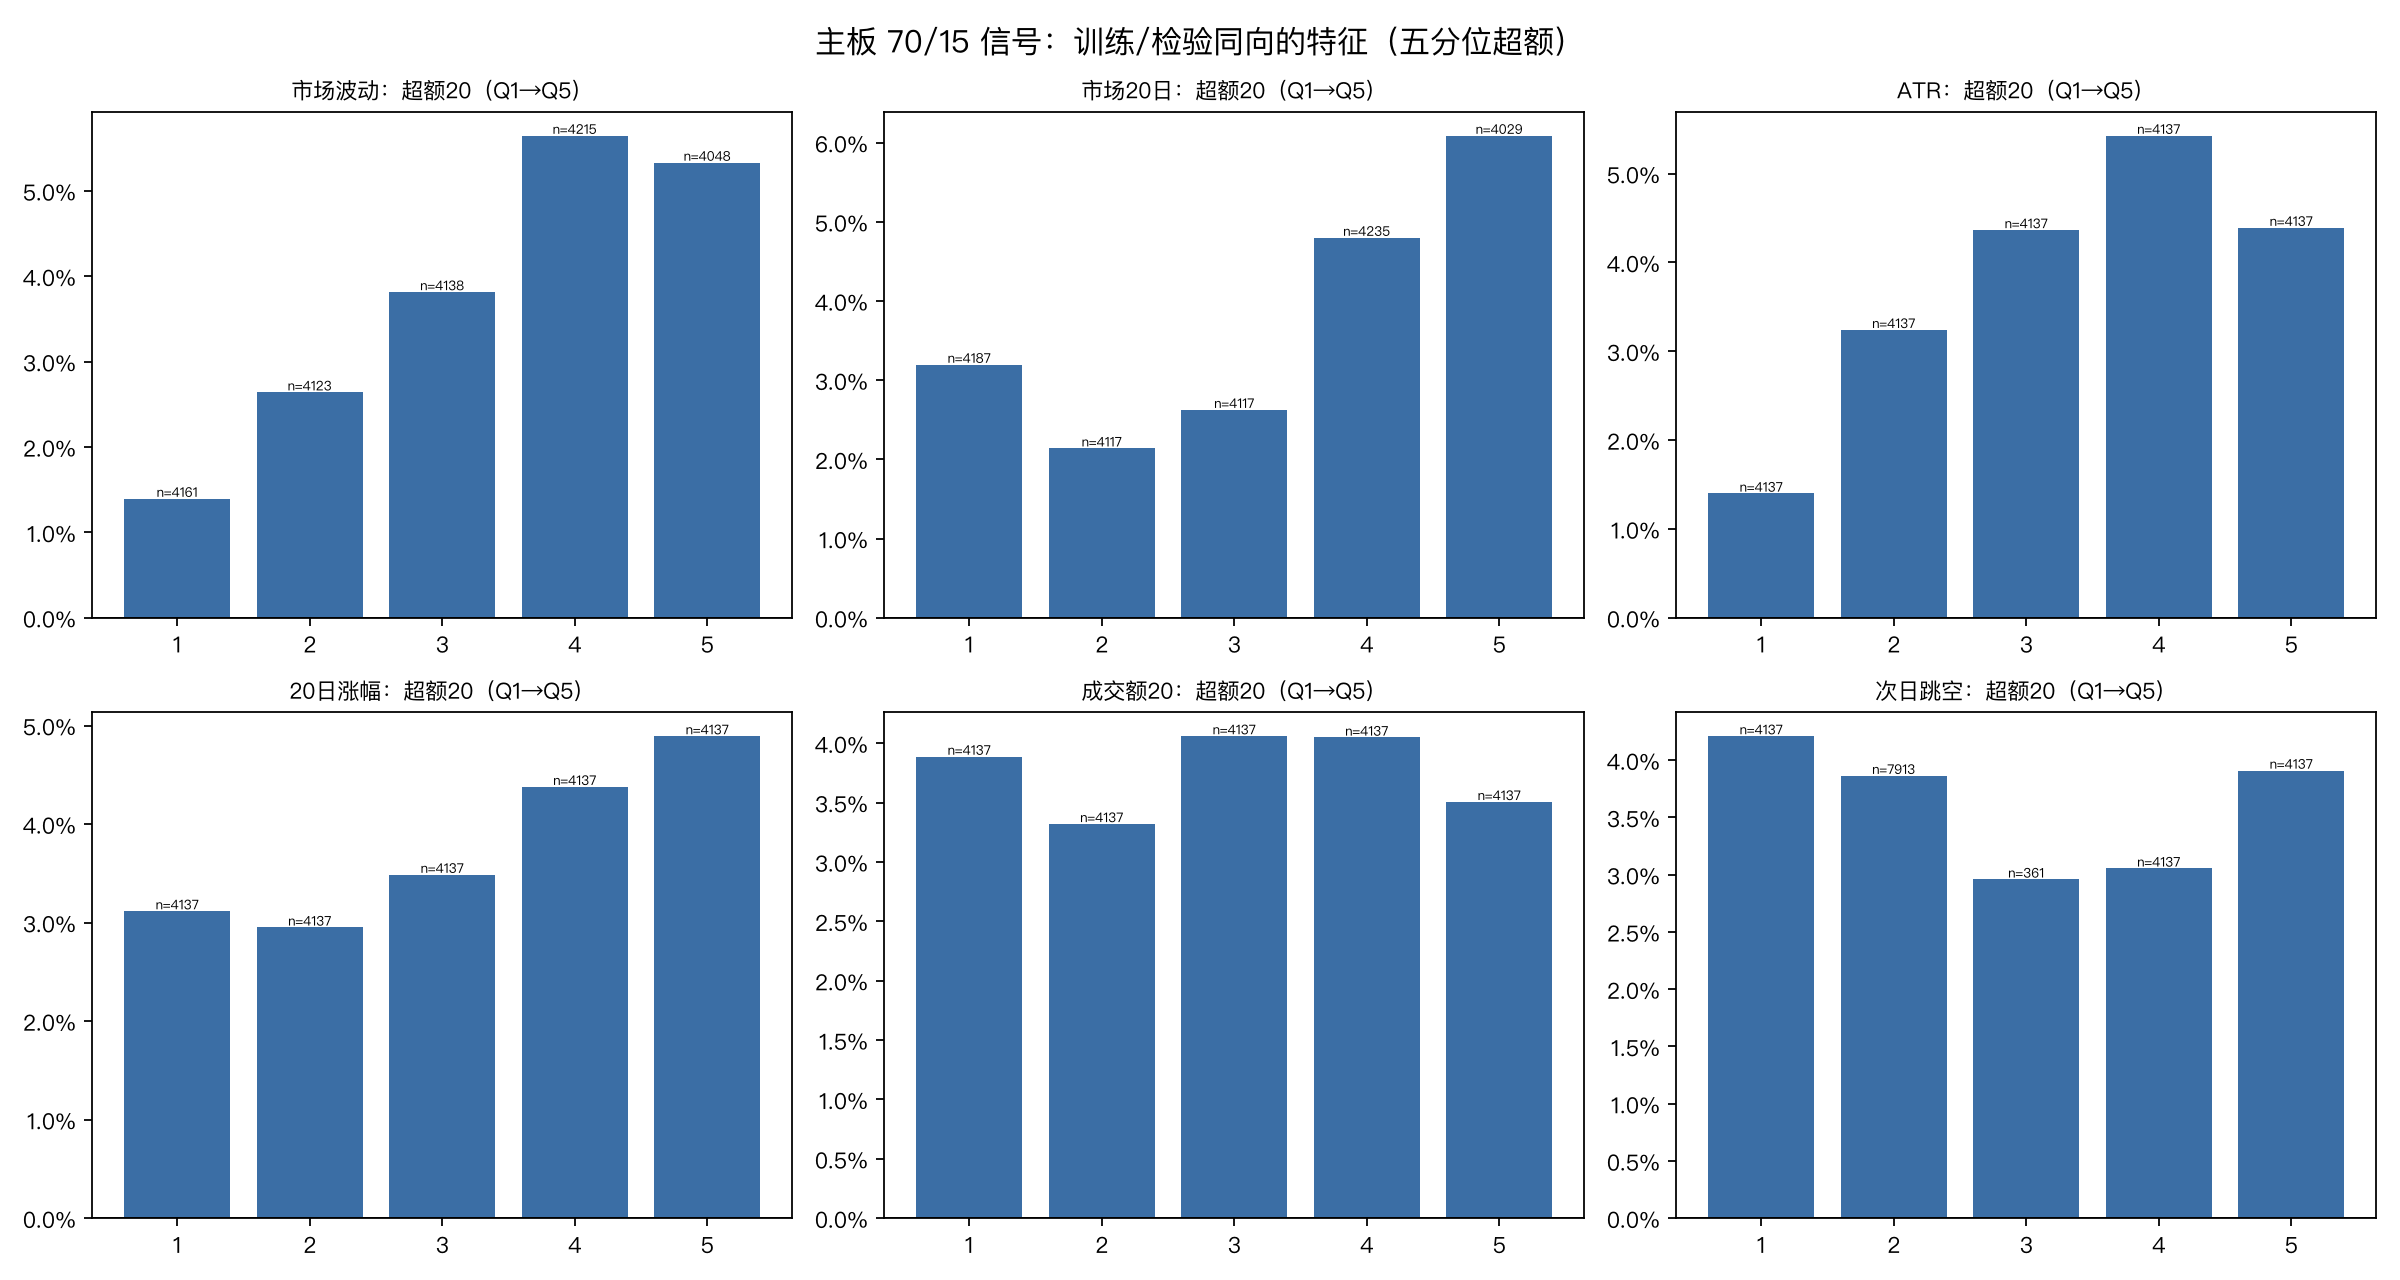

Generate this figure with Python:
# -*- coding: utf-8 -*-
"""主板专用：70/15 信号面的多角度诊断。

目的不是再讲一遍“全A怎么样”，而是回答：
1) 只做主板后，原 70/15 的信号在哪些特征上还有区分度？
2) 这些区分度在 2018-2021（训练）和 2022-2026（检验）是否同向？
3) 行业、市场宽度、个股路径有什么结构性差异？
4) 哪些维度值得进组合回测，哪些只是样本内噪声？

口径：
- 主板：沪 600/601/603/605；深 000/001/002/003。排除创业板、科创板、北交所。
- 信号日 t 收盘；收益 fwd20 = C(t+20)/O(t+1)-1，与原系统 20 日持有对齐。
- excess20 = fwd20 - 当日全市场 fwd20 中位数，用于剥离市场 beta。
- 原 70/15 基线：宽度>50%、上升结构、年龄 5-30、ATR<=4.4%、20日无涨停、
  行业宽度>=60%、行业20日>5%、DD60>-8%、成交额 3000万-7000万、股价<=15。
- 本脚本只用历史面板，不做交易建议。
"""
import os
import pickle
import numpy as np
import pandas as pd
import matplotlib
matplotlib.use('Agg')
import matplotlib.pyplot as plt
from matplotlib.ticker import PercentFormatter

BASE = '/Users/admin/WorkSpace/trading'
SRC = os.path.join(BASE, '2026-10-20_涨幅趋势_全维度定制')
PANEL = os.path.join(SRC, '01_数据/全A面板_2016_2026_含退市.pkl')
OUT = os.path.join(BASE, '2026-10-23_主板专用_策略优化')

plt.rcParams['font.sans-serif'] = ['PingFang SC', 'Heiti SC', 'Arial Unicode MS']
plt.rcParams['axes.unicode_minus'] = False

TRAIN0, TRAIN1 = '2018-01-01', '2021-12-31'
TEST0, TEST1 = '2022-01-01', '2026-10-13'
START = '2017-10-13'


def board_of(c):
    c = str(c)
    if c.startswith(('600', '601', '603', '605')):
        return '沪主板'
    if c.startswith(('000', '001', '002', '003')):
        return '深主板'
    if c.startswith(('300', '301')):
        return '创业板'
    if c.startswith(('688', '689')):
        return '科创板'
    if c.startswith(('8', '4', '920')):
        return '北交所'
    return '其他'


def qbins(x, q=5):
    """按分位切组；缺失值保留为 NA，重复值用 rank 兜底。"""
    s = pd.Series(x)
    b = pd.Series(np.nan, index=s.index)
    ok = s.replace([np.inf, -np.inf], np.nan).notna()
    if ok.sum() < q * 20:
        return b
    v = s[ok]
    try:
        b.loc[ok] = pd.qcut(v, q, labels=False, duplicates='drop').values
    except ValueError:
        r = v.rank(method='first', pct=True)
        b.loc[ok] = np.minimum((r * q).astype(int).values, q - 1)
    return b


def main():
    P = pickle.load(open(PANEL, 'rb'))
    dates = pd.DatetimeIndex(P['meta']['dates'])
    codes = np.array(P['meta']['codes'])
    industries = P['meta']['industries']
    g = lambda k: np.asarray(P[k])

    C = g('close').astype(float)
    AMT = g('amt20').astype(float)
    ATR = g('atr_pct').astype(float)
    AGE = g('trend_age').astype(float)
    DD60 = g('dd60').astype(float)
    U = g('up_struct').astype(bool)
    LU = g('lu_count20').astype(float)
    SBR = g('sector_breadth20').astype(float)
    SR20 = g('sector_ret20').astype(float)
    MB = g('market_breadth20').astype(float)
    F20 = g('fwd20').astype(float)
    E20 = g('excess20').astype(float)
    FMIN = g('fwd_min20_entry').astype(float)
    FMAX = g('fwd_max20_entry').astype(float)
    RSI = g('rsi14').astype(float)
    RET20 = g('ret20').astype(float)
    DIST20 = g('dist_ma20').astype(float)
    DIST60 = g('dist_ma60').astype(float)
    MCAP = g('mcap').astype(float)
    TURN = g('turn').astype(float)
    VOL20 = g('vol20').astype(float)
    VR = g('vr5_20').astype(float)
    AMTR = g('amt_ratio20').astype(float)
    AMTT = g('amt_trend').astype(float)
    OWNB = g('own_base20').astype(float)
    OWNW = g('own_win20').astype(float)
    GAPC = g('gap_count20').astype(float)
    UPR = g('up_ratio20').astype(float)
    ER20 = g('er20').astype(float)
    CPOS = g('close_pos').astype(float)
    MACD = g('macd_hist').astype(float)
    NG = g('next_gap').astype(float)
    GAP = g('gap').astype(float)
    MKT = g('market_index').astype(float)
    MKT20 = g('market_ret20').astype(float)
    REG = g('regime_id').astype(float)
    IND = np.asarray(P['industry_id'])
    MKT_V = pd.Series(MKT).pct_change().rolling(20, min_periods=15).std().values * np.sqrt(252)

    main_mask = np.array([board_of(c) in ('沪主板', '深主板') for c in codes], dtype=bool)[None, :]
    date_ok = (dates >= pd.Timestamp(START))[:, None]
    valid = U & (AMT >= 3e7) & (C >= 2) & (AGE >= 5) & date_ok & main_mask
    base70 = (valid & (AGE <= 30) & (ATR <= 0.044) & (LU == 0) &
              (SBR >= 0.6) & (SR20 > 0.05) & (DD60 > -0.08) &
              (AMT <= 70e6) & (C <= 15) & (MB > 0.5)[:, None] & np.isfinite(F20))
    ii, jj = np.where(base70)
    print('主板 70/15 信号数', len(ii))

    F = pd.DataFrame({
        '日期': dates[ii], '代码': codes[jj], '行业': [industries[int(IND[i, j])]
                                                   if 0 <= int(IND[i, j]) < len(industries) else '未知'
                                                   for i, j in zip(ii, jj)],
        '板块': [board_of(c) for c in codes[jj]],
        'fwd20': F20[ii, jj], '超额20': E20[ii, jj],
        '最大不利': FMIN[ii, jj], '最大有利': FMAX[ii, jj],
        '成交额20': AMT[ii, jj] / 1e6, '收盘价': C[ii, jj], 'ATR': ATR[ii, jj],
        '趋势年龄': AGE[ii, jj], 'DD60': DD60[ii, jj], 'RSI14': RSI[ii, jj],
        '20日涨幅': RET20[ii, jj], '距MA20': DIST20[ii, jj], '距MA60': DIST60[ii, jj],
        '市值': MCAP[ii, jj] / 1e8, '换手率': TURN[ii, jj], '20日波动': VOL20[ii, jj],
        '量比5_20': VR[ii, jj], '成交额比20': AMTR[ii, jj], '成交额趋势': AMTT[ii, jj],
        '自身基准率': OWNB[ii, jj], '自身胜率': OWNW[ii, jj], '跳空次数20': GAPC[ii, jj],
        '上涨日占比20': UPR[ii, jj], '效率ER20': ER20[ii, jj], '收盘位置': CPOS[ii, jj],
        'MACD柱': MACD[ii, jj], '当日跳空': GAP[ii, jj], '次日跳空': NG[ii, jj],
        '行业宽度': SBR[ii, jj], '行业20日': SR20[ii, jj], '市场宽度': MB[ii],
        '市场20日': MKT20[ii], '市场波动': MKT_V[ii], '市场状态': REG[ii],
    })
    F['年份'] = F['日期'].dt.year
    F['训练期'] = np.where(F['日期'] <= pd.Timestamp(TRAIN1), '2018-2021', '2022-2026')
    F['盈利'] = F['fwd20'] > 0
    F['赢家'] = np.where(F['fwd20'] > 0, '赢家', '输家')
    F.to_csv(os.path.join(OUT, '01_信号样本.csv'), index=False, encoding='utf-8-sig',
             float_format='%.6f', date_format='%Y-%m-%d')

    feats = ['成交额20', '收盘价', 'ATR', '趋势年龄', 'DD60', 'RSI14', '20日涨幅', '距MA20',
             '距MA60', '市值', '换手率', '20日波动', '量比5_20', '成交额比20', '成交额趋势',
             '自身基准率', '自身胜率', '跳空次数20', '上涨日占比20', '效率ER20', '收盘位置',
             'MACD柱', '当日跳空', '次日跳空', '行业宽度', '行业20日', '市场宽度', '市场20日',
             '市场波动']
    feats = [f for f in feats if f in F.columns]

    # 1) 全样本五分位
    rows = []
    for f in feats:
        x = F[f].replace([np.inf, -np.inf], np.nan)
        if x.notna().sum() < 100:
            continue
        b = qbins(x, 5)
        for q in range(5):
            s = F.loc[b == q]
            if len(s) == 0:
                continue
            rows.append({'特征': f, '分位': q + 1, '样本': len(s),
                         '下界': s[f].min(), '上界': s[f].max(), '中位': s[f].median(),
                         '20日均值': s['fwd20'].mean(), '超额均值': s['超额20'].mean(),
                         '胜率': s['盈利'].mean(), 'P10': s['fwd20'].quantile(.10),
                         '最大不利均值': s['最大不利'].mean()})
    Q = pd.DataFrame(rows)
    Q.to_csv(os.path.join(OUT, '01_信号特征分位.csv'), index=False, encoding='utf-8-sig', float_format='%.6f')

    # 2) 训练/检验 + 逐年同向性
    stab = []
    for f in feats:
        x = F[f].replace([np.inf, -np.inf], np.nan)
        if x.notna().sum() < 200:
            continue
        b = qbins(x, 5)
        d = F.assign(Q=b)
        sp = d.groupby('Q').agg(超额=('超额20', 'mean'), 样本=('超额20', 'size'))
        if len(sp) < 5:
            continue
        spread = sp.loc[4, '超额'] - sp.loc[0, '超额']
        tr = d[d['训练期'] == '2018-2021'].groupby('Q').agg(超额=('超额20', 'mean'))
        te = d[d['训练期'] == '2022-2026'].groupby('Q').agg(超额=('超额20', 'mean'))
        if len(tr) < 5 or len(te) < 5:
            continue
        trs = tr.loc[4, '超额'] - tr.loc[0, '超额']
        tes = te.loc[4, '超额'] - te.loc[0, '超额']
        yearly = d.groupby(['年份', 'Q']).agg(超额=('超额20', 'mean')).reset_index()
        yspread = []
        for y, gy in yearly.groupby('年份'):
            gy = gy.set_index('Q')
            if 4 in gy.index and 0 in gy.index:
                yspread.append(gy.loc[4, '超额'] - gy.loc[0, '超额'])
        same = np.mean([np.sign(v) == np.sign(spread) for v in yspread]) if yspread else np.nan
        stab.append({'特征': f, '全期高低差': spread, '训练高低差': trs, '检验高低差': tes,
                     '训练检验同向': np.sign(trs) == np.sign(tes),
                     '逐年同向比例': same, '有效年份': len(yspread),
                     'Q5样本': int(sp.loc[4, '样本']), 'Q1样本': int(sp.loc[0, '样本'])})
    S = pd.DataFrame(stab).sort_values(['训练检验同向', '逐年同向比例', '全期高低差'],
                                       ascending=[False, False, False])
    S.to_csv(os.path.join(OUT, '01_特征稳定性.csv'), index=False, encoding='utf-8-sig', float_format='%.6f')
    print('\n特征稳定性（训练/检验同向，按逐年同向比例排序）')
    print(S.round(4).to_string(index=False))

    # 3) 行业与板块
    ind = F.groupby('行业').agg(样本=('fwd20', 'size'), 均值=('fwd20', 'mean'),
                                超额=('超额20', 'mean'), 胜率=('盈利', 'mean'),
                                最大不利=('最大不利', 'mean')).sort_values('样本', ascending=False)
    ind.to_csv(os.path.join(OUT, '01_行业分布.csv'), encoding='utf-8-sig', float_format='%.6f')
    board = F.groupby('板块').agg(样本=('fwd20', 'size'), 均值=('fwd20', 'mean'),
                                  超额=('超额20', 'mean'), 胜率=('盈利', 'mean'),
                                  最大不利=('最大不利', 'mean'))
    board.to_csv(os.path.join(OUT, '01_板块分布.csv'), encoding='utf-8-sig', float_format='%.6f')

    # 4) 市场状态
    F['宽度桶'] = pd.cut(F['市场宽度'], [.5, .55, .6, .65, .7, .8, 1.0],
                        labels=['50-55', '55-60', '60-65', '65-70', '70-80', '80+'])
    F['市场波动桶'] = pd.cut(F['市场波动'], [0, .15, .20, .25, .30, 2],
                         labels=['<15%', '15-20%', '20-25%', '25-30%', '>30%'])
    mkt = F.groupby(['宽度桶'], observed=True).agg(样本=('fwd20', 'size'), 均值=('fwd20', 'mean'),
                                                   超额=('超额20', 'mean'), 胜率=('盈利', 'mean'),
                                                   最大不利=('最大不利', 'mean'))
    mkt.to_csv(os.path.join(OUT, '01_市场宽度分桶.csv'), encoding='utf-8-sig', float_format='%.6f')
    mktv = F.groupby(['市场波动桶'], observed=True).agg(样本=('fwd20', 'size'), 均值=('fwd20', 'mean'),
                                                        超额=('超额20', 'mean'), 胜率=('盈利', 'mean'),
                                                        最大不利=('最大不利', 'mean'))
    mktv.to_csv(os.path.join(OUT, '01_市场波动分桶.csv'), encoding='utf-8-sig', float_format='%.6f')

    # 5) 赢家/输家路径
    wl = F.groupby('赢家').agg(样本=('fwd20', 'size'), 平均收益=('fwd20', 'mean'),
                               平均最大不利=('最大不利', 'mean'), 平均最大有利=('最大有利', 'mean'),
                               曾浮亏比例=('最大不利', lambda x: (x < 0).mean()),
                               曾浮盈比例=('最大有利', lambda x: (x > 0).mean()))
    wl.to_csv(os.path.join(OUT, '01_赢家输家路径.csv'), encoding='utf-8-sig', float_format='%.6f')

    # 6) 图：最稳的 6 个特征的五分位 + 年度高低差
    top = S.head(6)['特征'].tolist()
    fig, axes = plt.subplots(2, 3, figsize=(15, 8))
    for ax, f in zip(axes.flat, top):
        x = F[f].replace([np.inf, -np.inf], np.nan)
        b = qbins(x, 5)
        d = F.assign(Q=b).groupby('Q').agg(超额=('超额20', 'mean'), 胜率=('盈利', 'mean'),
                                           样本=('超额20', 'size'))
        ax.bar(d.index + 1, d['超额'], color='#3b6ea5')
        ax.axhline(0, color='black', lw=.8)
        ax.set_title(f'{f}：超额20（Q1→Q5）', fontsize=10)
        ax.yaxis.set_major_formatter(PercentFormatter(1.0, decimals=1))
        for q, row in d.iterrows():
            ax.text(q + 1, row['超额'], f"n={int(row['样本'])}", ha='center',
                    va='bottom' if row['超额'] >= 0 else 'top', fontsize=6)
    fig.suptitle('主板 70/15 信号：训练/检验同向的特征（五分位超额）', fontsize=14)
    plt.tight_layout()
    plt.savefig(os.path.join(OUT, '01_主板信号诊断.png'), dpi=160)
    plt.close()

    print('\n行业（前10）')
    print(ind.head(10).round(4).to_string())
    print('\n板块')
    print(board.round(4).to_string())
    print('\n宽度')
    print(mkt.round(4).to_string())
    print('\n市场波动')
    print(mktv.round(4).to_string())
    print('\n赢家输家')
    print(wl.round(4).to_string())


if __name__ == '__main__':
    main()
